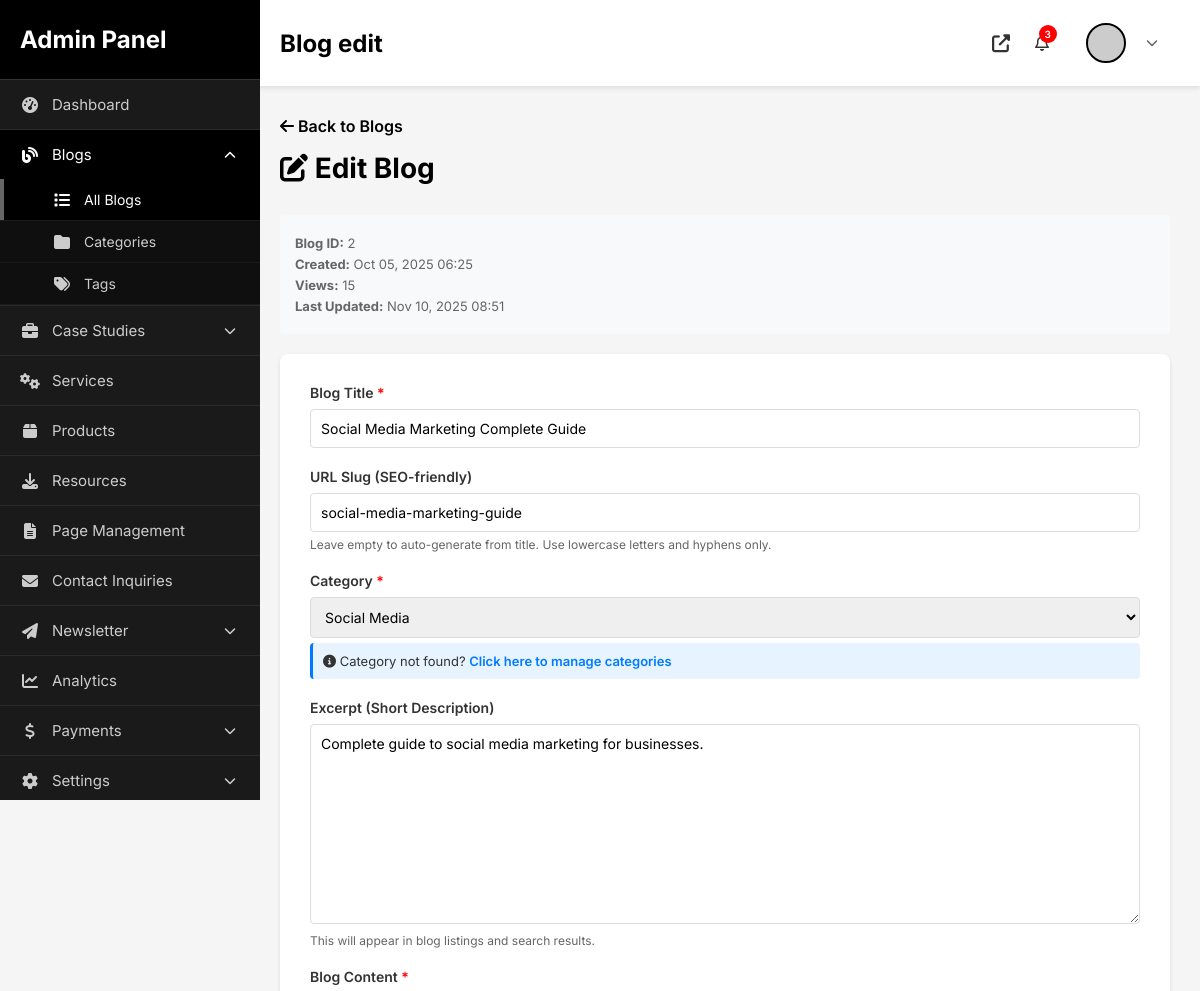
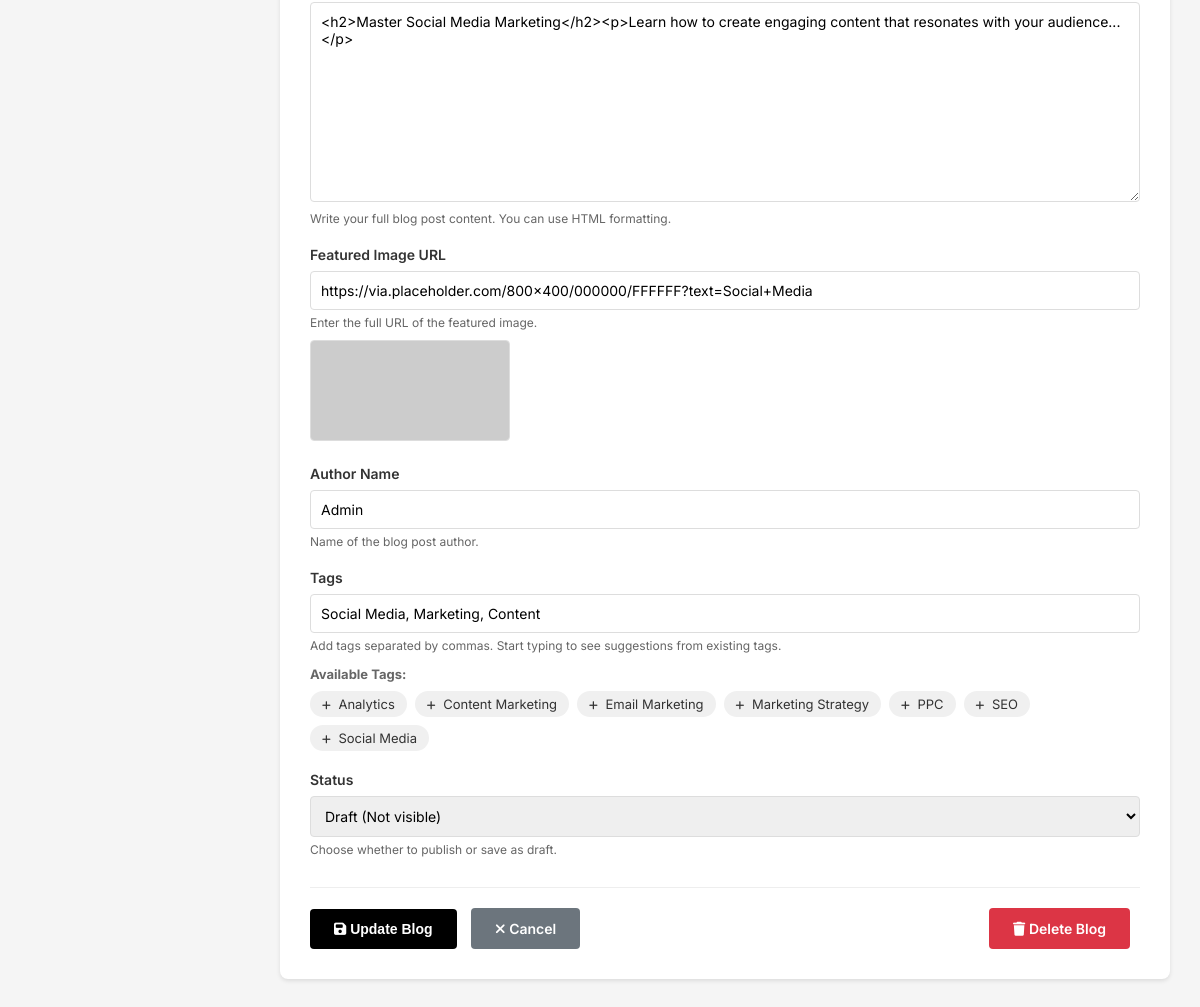
Screenshot of /admin/blog-edit.php?id=2 (signed in) with the database file from the repository (2 pictures, top to bottom).
### tables this page shows
CREATE TABLE `blogs` (
  `id` int(11) NOT NULL AUTO_INCREMENT,
  `title` varchar(255) NOT NULL,
  `slug` varchar(255) NOT NULL,
  `content` longtext NOT NULL,
  `excerpt` text DEFAULT NULL,
  `featured_image` varchar(255) DEFAULT NULL,
  `author` varchar(100) DEFAULT 'Admin',
  `category` varchar(100) DEFAULT NULL,
  `category_id` int(11) DEFAULT NULL,
  `tags` text DEFAULT NULL,
  `meta_title` varchar(255) DEFAULT NULL,
  `meta_description` text DEFAULT NULL,
  `views` int(11) DEFAULT 0,
  `status` enum('draft','published') DEFAULT 'draft',
  `created_at` timestamp NOT NULL DEFAULT current_timestamp(),
  `updated_at` timestamp NOT NULL DEFAULT current_timestamp() ON UPDATE current_timestamp(),
  PRIMARY KEY (`id`)
);

CREATE TABLE `blog_categories` (
  `id` int(11) NOT NULL AUTO_INCREMENT,
  `name` varchar(100) NOT NULL,
  `slug` varchar(100) NOT NULL,
  `description` text DEFAULT NULL,
  `created_at` timestamp NULL DEFAULT current_timestamp(),
  `updated_at` timestamp NULL DEFAULT current_timestamp() ON UPDATE current_timestamp(),
  PRIMARY KEY (`id`)
);

### admin/blog-edit.php (the view, shortened to what this page needs)
<?php
require_once __DIR__ . '/../config/config.php';
$id = $_GET['id'] ?? null;
try {
    $blogStmt = $db->prepare("SELECT * FROM blogs WHERE id = ?");
    $blogStmt->execute([$id]);
    $blog = $blogStmt->fetch();
} catch(PDOException $e) {
    error_log("Fetch blog error: " . $e->getMessage());
    header('Location: blogs.php');
    exit();
}
$availableCategories = [];
try {
    $categoriesStmt = $db->query("SELECT id, name, slug FROM blog_categories ORDER BY name ASC");
    $availableCategories = $categoriesStmt->fetchAll(PDO::FETCH_ASSOC);
} catch(PDOException $e) {
    error_log("Fetch categories error: " . $e->getMessage());
}
?>
<?php include 'includes/layout-start.php'; ?>
<a href="blogs.php" class="back-link">
    <i class="fas fa-arrow-left"></i> Back to Blogs
</a>
<div class="page-header">
    <h1><i class="fas fa-edit"></i> Edit Blog</h1>
</div>
<div class="blog-info">
    <p><strong>Blog ID:</strong> <?php echo $blog['id']; ?></p>
    <p><strong>Created:</strong> <?php echo date('M d, Y H:i', strtotime($blog['created_at'])); ?></p>
    <p><strong>Views:</strong> <?php echo $blog['views'] ?? 0; ?></p>
    <?php if(!empty($blog['updated_at'])): ?>
        <p><strong>Last Updated:</strong> <?php echo date('M d, Y H:i', strtotime($blog['updated_at'])); ?></p>
    <?php endif; ?>
</div>
<div class="form-container">
    <form method="POST" action="">
        <div class="form-group">
            <label for="title">Blog Title <span class="required">*</span></label>
            <input type="text" id="title" name="title" required
                   value="<?php echo htmlspecialchars($blog['title']); ?>"
                   placeholder="Enter blog title">
        </div>
        <div class="form-group">
            <label for="slug">URL Slug (SEO-friendly)</label>
            <input type="text" id="slug" name="slug"
                   value="<?php echo htmlspecialchars($blog['slug']); ?>"
                   placeholder="leave-blank-to-auto-generate">
            <small>Leave empty to auto-generate from title. Use lowercase letters and hyphens only.</small>
        </div>
        <div class="form-group">
            <label for="category">Category <span class="required">*</span></label>
            <select id="category" name="category" required>
                <?php foreach($availableCategories as $cat): ?>
                    <option value="<?php echo htmlspecialchars($cat['name']); ?>"
                            <?php echo ($blog['category'] === $cat['name']) ? 'selected' : ''; ?>>
                        <?php echo htmlspecialchars($cat['name']); ?>
                    </option>
                <?php endforeach; ?>
            </select>
            <div class="category-hint">
                <i class="fas fa-info-circle"></i>
                Category not found? <a href="categories.php" target="_blank">Click here to manage categories</a>
            </div>
        </div>
        <div class="form-group">
            <label for="excerpt">Excerpt (Short Description)</label>
            <textarea id="excerpt" name="excerpt" rows="3"
                      placeholder="Write a short summary (150-200 characters)"><?php echo htmlspecialchars($blog['excerpt']); ?></textarea>
            <small>This will appear in blog listings and search results.</small>
        </div>
        <div class="form-group">
            <label for="content">Blog Content <span class="required">*</span></label>
            <textarea id="content" name="content" required
                      placeholder="Write your blog content here..."><?php echo htmlspecialchars($blog['content']); ?></textarea>
            <small>Write your full blog post content. You can use HTML formatting.</small>
        </div>
        <div class="form-group">
            <label for="featured_image">Featured Image URL</label>
            <input type="url" id="featured_image" name="featured_image"
                   value="<?php echo htmlspecialchars($blog['featured_image']); ?>"
                   placeholder="https://example.com/image.jpg">
            <small>Enter the full URL of the featured image.</small>
            <?php if(!empty($blog['featured_image'])): ?>
                <div class="image-preview">
                    <img src="<?php echo htmlspecialchars($blog['featured_image']); ?>"
                         alt="Featured Image Preview">
                </div>
            <?php endif; ?>
        </div>
        <div class="form-group">
            <label for="author">Author Name</label>
            <input type="text" id="author" name="author"
                   value="<?php echo htmlspecialchars($blog['author']); ?>">
            <small>Name of the blog post author.</small>
        </div>
        <div class="form-group">
            <label for="tags">Tags</label>
            <input type="text" id="tags" name="tags"
                   value="<?php echo htmlspecialchars($blog['tags']); ?>"
                   placeholder="Type to search tags...">
            <small>Add tags separated by commas. Start typing to see suggestions from existing tags.</small>
            <?php
            try {
                $tagsStmt = $db->query("SELECT name FROM blog_tags ORDER BY name ASC");
                $availableTags = $tagsStmt->fetchAll(PDO::FETCH_COLUMN);
                if(!empty($availableTags)): ?>
                    <div style="margin-top: 10px;">
                        <strong style="font-size: 13px; color: #666;">Available Tags:</strong>
                        <div style="display: flex; flex-wrap: wrap; gap: 8px; margin-top: 8px;" id="available-tags">
                            <?php foreach($availableTags as $tag): ?>
                                <span class="tag-suggestion" style="background: #f0f0f0; padding: 5px 12px; border-radius: 15px; font-size: 13px; cursor: pointer; transition: all 0.3s;"
                                      onclick="addTag('<?php echo htmlspecialchars($tag); ?>')"
                                      title="Click to add this tag">
                                    <i class="fas fa-plus" style="font-size: 10px; margin-right: 4px;"></i>
                                    <?php echo htmlspecialchars($tag); ?>
                                </span>
                            <?php endforeach; ?>
                        </div>
                    </div>
                <?php endif;
            } catch(Exception $e) {
            }
            ?>
        </div>
        <div class="form-group">
            <label for="status">Status</label>
            <select id="status" name="status">
                <option value="draft" <?php echo ($blog['status'] === 'draft') ? 'selected' : ''; ?>>
                    Draft (Not visible)
                </option>
            </select>
            <small>Choose whether to publish or save as draft.</small>
        </div>
        <div class="form-actions">
            <button type="submit" class="btn btn-primary">
                <i class="fas fa-save"></i> Update Blog
            </button>
            <a href="blogs.php" class="btn btn-secondary">
                <i class="fas fa-times"></i> Cancel
            </a>
            <a href="?delete=<?php echo $blog['id']; ?>"
               class="btn btn-danger"
               onclick="return confirm('Are you sure you want to delete this blog?');"
               style="float: right;">
                <i class="fas fa-trash"></i> Delete Blog
            </a>
        </div>
    </form>
</div>
<?php include 'includes/layout-end.php'; ?>

### admin/assets/css/admin.css (style rules this page uses)
* { margin: 0; padding: 0; box-sizing: border-box; }
body { font-family: 'Inter', -apple-system, BlinkMacSystemFont, 'Segoe UI', sans-serif; background: #f5f5f5; color: #333; }
.page-header { display: flex; justify-content: space-between; align-items: center; margin-bottom: 30px; }
.page-header h1 { font-size: 28px; color: #000; }
.btn-primary, .btn-small, .btn-icon { padding: 10px 20px; background: #000; color: white; border: none; border-radius: 5px; cursor: pointer; text-decoration: none; display: inline-flex; align-items: center; gap: 8px; font-weight: 600; transition: all 0.3s; }
.btn-danger { background: #d32f2f; }
.form-group { margin-bottom: 20px; }
.form-group label { display: block; margin-bottom: 8px; font-weight: 600; color: #333; }
.required { color: #f00; }

### admin/blog-edit.php (style rules this page uses)
.back-link { display: inline-block; margin-bottom: 15px; color: #000; text-decoration: none; font-weight: 600; }
.form-container { background: white; padding: 30px; border-radius: 8px; box-shadow: 0 2px 4px rgba(0,0,0,0.1); }
.form-group { margin-bottom: 20px; }
.form-group label { display: block; margin-bottom: 8px; font-weight: 600; color: #333; font-size: 14px; }
.form-group input, .form-group select, .form-group textarea { width: 100%; padding: 10px; border: 1px solid #ddd; border-radius: 4px; font-size: 14px; font-family: inherit; }
.form-group textarea { min-height: 200px; resize: vertical; }
.form-group small { display: block; margin-top: 5px; color: #666; font-size: 12px; }
.required { color: red; }
.btn { padding: 12px 24px; border: none; border-radius: 4px; cursor: pointer; text-decoration: none; display: inline-block; margin-right: 10px; font-size: 14px; font-weight: 600; transition: all 0.3s; }
.btn-primary { background-color: #000; color: white; }
.btn-secondary { background-color: #6c757d; color: white; }
.btn-danger { background-color: #dc3545; color: white; }
.category-hint { background: #e7f3ff; padding: 10px; border-radius: 4px; margin-top: 5px; font-size: 13px; border-left: 3px solid #007bff; }
.category-hint a { color: #007bff; text-decoration: none; font-weight: 600; }
.form-actions { margin-top: 30px; padding-top: 20px; border-top: 1px solid #eee; }
.blog-info { background: #f8f9fa; padding: 15px; border-radius: 4px; margin-bottom: 20px; }
.blog-info p { margin: 5px 0; color: #666; font-size: 13px; }
.image-preview { margin-top: 10px; }
.image-preview img { max-width: 200px; border-radius: 4px; border: 1px solid #ddd; }

### rows the page displays
blogs: id "2", created_at "Oct 05, 2025 06:25", views "15", updated_at "Nov 10, 2025 08:51", title "Social Media Marketing Complete Guide", slug "social-media-marketing-guide", category "Social Media", excerpt "Complete guide to social media marketing for businesses.", content "<h2>Master Social Media Marketing</h2><p>Learn how to create engaging content that resonates with your audience...</p>", featured_image "https://via.placeholder.com/800x400/000000/FFFFFF?text=Social+Media", author "Admin", tags "Social Media, Marketing, Content", status "Draft (Not visible)"

### other values shown
str_replace('-', ' ', basename($_SERVER['PHP_SELF'], '.php')) "Blog edit"
$tag "Analytics"
$tag "Content Marketing"
$tag "Email Marketing"
$tag "Marketing Strategy"
$tag "PPC"
$tag "SEO"
$tag "Social Media"
